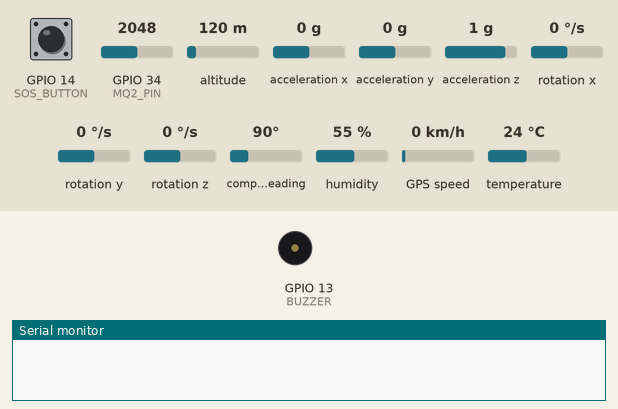
The sketch below on a simulated ESP32. Parts: buzzer (waves = sounding, pin HIGH), the last lines printed to the serial monitor. Wiring (inferred from the names in the program): MPU-6050 motion sensor at I2C address 0x68. The test bench sets the inputs (shaded band); at power-on: GPIO 34 (MQ2_PIN) = 2048, GPIO 14 (SOS_BUTTON) HIGH, altitude 120 m, acceleration x 0 g, acceleration y 0 g, acceleration z 1 g, rotation x 0 °/s, rotation y 0 °/s, rotation z 0 °/s, compass heading 90°, humidity 55 %, GPS speed 0 km/h, temperature 24 °C. WiFi joins after 1.5 s; servers stay silent unless stated; uploads are accepted with an empty reply; the local clock reads 2024-03-15 10:24:30 at power-on unless the sketch sets it; the GPS gets a fix after 3 s at 37.7749, -122.4194 with 8 satellites.

Above: at 0.0 s.
At 5.4 s:
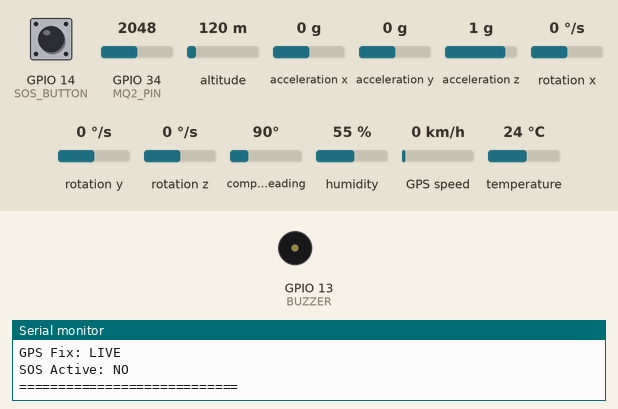
5.5 s: GPIO 34 (MQ2_PIN) set to 1894
9.0 s: GPIO 34 (MQ2_PIN) set to 1812
12.5 s: GPIO 14 (SOS_BUTTON) pulled LOW for 0.15 s
16.1 s: GPIO 14 (SOS_BUTTON) pulled LOW for 1 s
At 17.4 s:
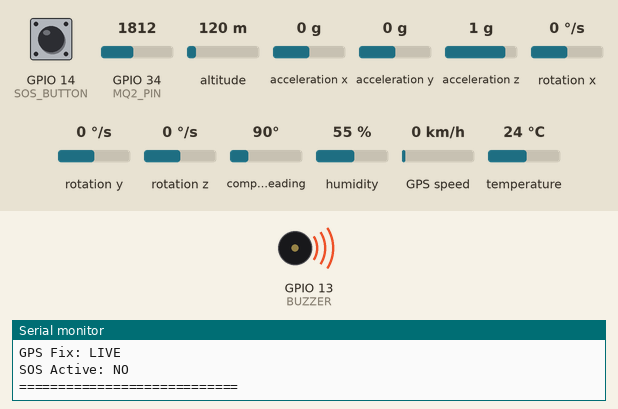
19.6 s: GPIO 14 (SOS_BUTTON) pulled LOW for 3.2 s
Timing chart, 0 to 22.6 s (numbered marks = the images above; inputs shaded):
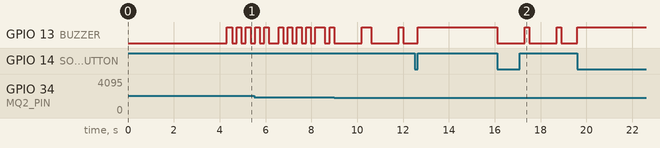

The sketch:

FirefighterSafety_Final.ino
```cpp
#include <Wire.h>
#include <math.h>
#include <DHT.h>
#include <WiFi.h>
#include <HTTPClient.h>
#include <WiFiClientSecure.h>
#include <time.h>
#include <TinyGPS++.h>

// ================= WIFI + FIREBASE (REST) =================
const char* ssid = "YOUR_WIFI_SSID";
const char* password = "YOUR_WIFI_PASSWORD";

String firebaseHost = "https://YOUR_PROJECT_ID-default-rtdb.firebaseio.com";
String firebaseAuth = "YOUR_FIREBASE_DB_SECRET_OR_LEAVE_EMPTY";

// ================= DEFINITIONS =================
#define MPU_ADDR           0x68
#define MPU_PWR_MGMT_1     0x6B
#define MPU_ACCEL_XOUT_H   0x3B
#define MPU_GYRO_XOUT_H    0x43

#define DHTPIN             4
#define DHTTYPE            DHT11
#define MQ2_PIN            34

#define SOS_BUTTON         14
#define SOS_BUTTON_GND     27
#define BUZZER             13

// Set this per device so each ESP32 writes to its own firefighter node.
#define FIREFIGHTER_ID      "firefighter_01"

// GPS module pins (example for NEO-6M/NEO-M8N on ESP32 Serial2)
#define GPS_RX_PIN          16
#define GPS_TX_PIN          17
#define GPS_BAUD_RATE       9600

// ================= GPS FALLBACK (used only when no live fix) =================
const double DEFAULT_LAT = 16.508981286911585;
const double DEFAULT_LNG = 80.65806564630255;

// ================= MOVEMENT THRESHOLDS =================
#define WARN_SECONDS       10
#define EMERGENCY_SECONDS  30
#define MOVE_THRESHOLD_G   0.13f

// ================= GAS THRESHOLDS (MQ-2 approx ppm) =================
#define GAS_WARN_PPM       320.0f
#define GAS_CRIT_PPM       450.0f

// ================= TEMPERATURE THRESHOLDS =================
#define TEMP_WARN_C        47.0f
#define TEMP_CRIT_C        55.0f

// ================= BUZZER TIMING =================
#define AMBIENT_BEEP_INTERVAL_MS  60000UL
#define AMBIENT_BEEP_ON_MS          100UL

#define WARNING_BEEP_ON_MS          200UL
#define WARNING_BEEP_OFF_MS        1200UL
#define EMERGENCY_BEEP_ON_MS        200UL
#define EMERGENCY_BEEP_OFF_MS       200UL

// ================= OBJECTS =================
DHT dht(DHTPIN, DHTTYPE);
TinyGPSPlus gpsParser;
HardwareSerial GPSSerial(1);

double lastKnownLat = DEFAULT_LAT;
double lastKnownLng = DEFAULT_LNG;

// ================= MPU RAW / FILTER STATE =================
int16_t rawAx = 0, rawAy = 0, rawAz = 0;
int16_t rawGx = 0, rawGy = 0, rawGz = 0;

float accelBiasX = 0.0f, accelBiasY = 0.0f, accelBiasZ = 0.0f;
float gyroBiasX = 0.0f, gyroBiasY = 0.0f, gyroBiasZ = 0.0f;

float Ax = 0.0f, Ay = 0.0f, Az = 0.0f;
float Gx = 0.0f, Gy = 0.0f;
float totalAcc = 0.0f;
float angleX = 0.0f, angleY = 0.0f;
unsigned long lastMpuMicros = 0;

// ================= MOVEMENT TRACKING =================
unsigned long noMoveStartTime = 0;
bool notMoving = false;
String movementStatus = "MOVING";

// ================= STATUS FLAGS =================
String deviceState = "STARTUP";
String mpuStatus = "OK";
String dhtStatus = "OK";
String gpsStatus = "MOCK";
String systemStatus = "OK";

// ================= SOS TOGGLE STATE =================
bool sosActive = false;
bool lastButtonState = HIGH;
unsigned long lastDebounceTime = 0;
const unsigned long DEBOUNCE_MS = 200;

// ================= BUZZER STATE MACHINE =================
unsigned long buzzerTimer = 0;
bool buzzerOn = false;

unsigned long lastAmbientBurstTime = 0;
int ambientBeepCount = 0;
int ambientBeepsTarget = 0;
bool ambientBeepInBurst = false;
unsigned long ambientBeepTimer = 0;
bool ambientBeepPhase = false; // false=ON, true=OFF gap

unsigned long lastSendMs = 0;
const unsigned long SEND_INTERVAL_MS = 2000;

bool mpuImpactEvent = false;

// ================= HELPERS =================
void connectWiFi() {
  WiFi.mode(WIFI_STA);
  WiFi.begin(ssid, password);
  Serial.print("Connecting to WiFi");
  while (WiFi.status() != WL_CONNECTED) {
    delay(400);
    Serial.print(".");
  }
  Serial.println(" connected");
}

void initTime() {
  configTime(0, 0, "pool.ntp.org", "time.nist.gov");
  time_t now = time(nullptr);
  int retries = 0;
  while (now < 100000 && retries < 30) {
    delay(500);
    now = time(nullptr);
    retries++;
  }
}

unsigned long currentUnixTime() {
  time_t now = time(nullptr);
  if (now > 100000) return (unsigned long)now;
  return millis() / 1000UL;
}

float mq2RawToApproxPpm(int rawAdc) {
  return ((float)rawAdc / 4095.0f) * 1000.0f;
}

String dashboardStatusFromState(float temperature, float gasPpm, bool fallDetected) {
  if (fallDetected || temperature >= TEMP_CRIT_C || gasPpm >= GAS_CRIT_PPM || deviceState == "EMERGENCY" || deviceState == "SOS") {
    return "critical";
  }
  if (temperature >= TEMP_WARN_C || gasPpm >= GAS_WARN_PPM || deviceState == "WARNING") {
    return "warning";
  }
  return "safe";
}

void initMPU() {
  Wire.beginTransmission(MPU_ADDR);
  Wire.write(MPU_PWR_MGMT_1);
  Wire.write(0x00);
  Wire.endTransmission(true);
  delay(100);
}

bool readMPURaw(int16_t &ax, int16_t &ay, int16_t &az, int16_t &gx, int16_t &gy, int16_t &gz) {
  Wire.beginTransmission(MPU_ADDR);
  Wire.write(MPU_ACCEL_XOUT_H);
  if (Wire.endTransmission(false) != 0) {
    return false;
  }

  const uint8_t needed = 14;
  if (Wire.requestFrom((int)MPU_ADDR, (int)needed, (int)true) != needed) {
    return false;
  }

  ax = (Wire.read() << 8) | Wire.read();
  ay = (Wire.read() << 8) | Wire.read();
  az = (Wire.read() << 8) | Wire.read();
  Wire.read();
  Wire.read();
  gx = (Wire.read() << 8) | Wire.read();
  gy = (Wire.read() << 8) | Wire.read();
  gz = (Wire.read() << 8) | Wire.read();
  return true;
}

void calibrateMPU(int samples = 500) {
  long sumAx = 0, sumAy = 0, sumAz = 0;
  long sumGx = 0, sumGy = 0, sumGz = 0;

  Serial.print("Calibrating MPU6050");
  for (int i = 0; i < samples; i++) {
    int16_t ax, ay, az, gx, gy, gz;
    if (readMPURaw(ax, ay, az, gx, gy, gz)) {
      sumAx += ax;
      sumAy += ay;
      sumAz += az;
      sumGx += gx;
      sumGy += gy;
      sumGz += gz;
    }
    if (i % 80 == 0) Serial.print(".");
    delay(3);
  }
  Serial.println();

  accelBiasX = (float)sumAx / samples;
  accelBiasY = (float)sumAy / samples;
  accelBiasZ = ((float)sumAz / samples) - 16384.0f;
  gyroBiasX = (float)sumGx / samples;
  gyroBiasY = (float)sumGy / samples;
  gyroBiasZ = (float)sumGz / samples;
}

bool updateMPUAndMotion() {
  if (!readMPURaw(rawAx, rawAy, rawAz, rawGx, rawGy, rawGz)) {
    mpuStatus = "ERROR";
    systemStatus = "SENSOR_FAILURE";
    return false;
  }

  Ax = (rawAx - accelBiasX) / 16384.0f;
  Ay = (rawAy - accelBiasY) / 16384.0f;
  Az = (rawAz - accelBiasZ) / 16384.0f;
  Gx = (rawGx - gyroBiasX) / 131.0f;
  Gy = (rawGy - gyroBiasY) / 131.0f;

  totalAcc = sqrtf((Ax * Ax) + (Ay * Ay) + (Az * Az));

  unsigned long nowUs = micros();
  float dt = (lastMpuMicros == 0) ? 0.01f : ((nowUs - lastMpuMicros) / 1000000.0f);
  lastMpuMicros = nowUs;

  float accAngleX = atan2f(Ay, sqrtf((Ax * Ax) + (Az * Az))) * 57.2958f;
  float accAngleY = atan2f(-Ax, sqrtf((Ay * Ay) + (Az * Az))) * 57.2958f;
  const float alpha = 0.96f;
  angleX = alpha * (angleX + Gx * dt) + (1.0f - alpha) * accAngleX;
  angleY = alpha * (angleY + Gy * dt) + (1.0f - alpha) * accAngleY;

  float movementDelta = fabsf(totalAcc - 1.0f);
  mpuImpactEvent = (movementDelta > 1.4f) || (fabsf(angleX) > 60.0f) || (fabsf(angleY) > 60.0f);

  if (movementDelta < MOVE_THRESHOLD_G) {
    if (!notMoving) {
      noMoveStartTime = millis();
      notMoving = true;
    }
  } else {
    notMoving = false;
  }

  unsigned long noMoveDuration = notMoving ? ((millis() - noMoveStartTime) / 1000UL) : 0UL;
  if (!notMoving) {
    movementStatus = "MOVING";
  } else if (noMoveDuration >= EMERGENCY_SECONDS) {
    movementStatus = "NOT MOVING LONG TIME (" + String(noMoveDuration) + " sec)";
    deviceState = "EMERGENCY";
  } else if (noMoveDuration >= WARN_SECONDS) {
    movementStatus = "NOT MOVING (" + String(noMoveDuration) + " sec)";
    deviceState = "WARNING";
  }

  mpuStatus = "OK";
  return true;
}

void updateSosToggle() {
  bool currentButtonState = digitalRead(SOS_BUTTON);
  if (currentButtonState == LOW && lastButtonState == HIGH) {
    unsigned long now = millis();
    if (now - lastDebounceTime >= DEBOUNCE_MS) {
      lastDebounceTime = now;
      sosActive = !sosActive;
      Serial.println(sosActive ? ">>> SOS ACTIVATED <<<" : ">>> SOS DEACTIVATED <<<");
    }
  }
  lastButtonState = currentButtonState;
}

void handleBuzzer(float temperature) {
  unsigned long now = millis();

  if (deviceState == "SOS") {
    digitalWrite(BUZZER, HIGH);
    buzzerOn = true;
    ambientBeepInBurst = false;
    ambientBeepCount = 0;
    lastAmbientBurstTime = now;
    return;
  }

  if (deviceState == "EMERGENCY") {
    ambientBeepInBurst = false;
    ambientBeepCount = 0;
    unsigned long interval = buzzerOn ? EMERGENCY_BEEP_ON_MS : EMERGENCY_BEEP_OFF_MS;
    if (now - buzzerTimer >= interval) {
      buzzerOn = !buzzerOn;
      buzzerTimer = now;
      digitalWrite(BUZZER, buzzerOn ? HIGH : LOW);
    }
    return;
  }

  if (deviceState == "WARNING") {
    ambientBeepInBurst = false;
    ambientBeepCount = 0;
    unsigned long interval = buzzerOn ? WARNING_BEEP_ON_MS : WARNING_BEEP_OFF_MS;
    if (now - buzzerTimer >= interval) {
      buzzerOn = !buzzerOn;
      buzzerTimer = now;
      digitalWrite(BUZZER, buzzerOn ? HIGH : LOW);
    }
    return;
  }

  int targetBeeps = 0;
  if (temperature >= 25.0f && temperature < 30.0f) targetBeeps = 1;
  else if (temperature >= 30.0f && temperature < 35.0f) targetBeeps = 2;
  else if (temperature >= 35.0f && temperature <= 40.0f) targetBeeps = 3;

  if (targetBeeps == 0) {
    digitalWrite(BUZZER, LOW);
    buzzerOn = false;
    ambientBeepInBurst = false;
    ambientBeepCount = 0;
    lastAmbientBurstTime = now;
    return;
  }

  if (!ambientBeepInBurst) {
    if (now - lastAmbientBurstTime >= AMBIENT_BEEP_INTERVAL_MS) {
      ambientBeepInBurst = true;
      ambientBeepsTarget = targetBeeps;
      ambientBeepCount = 0;
      ambientBeepPhase = false;
      ambientBeepTimer = now;
      digitalWrite(BUZZER, HIGH);
      buzzerOn = true;
    } else {
      digitalWrite(BUZZER, LOW);
      buzzerOn = false;
    }
    return;
  }

  if (!ambientBeepPhase) {
    if (now - ambientBeepTimer >= AMBIENT_BEEP_ON_MS) {
      digitalWrite(BUZZER, LOW);
      buzzerOn = false;
      ambientBeepPhase = true;
      ambientBeepTimer = now;
      ambientBeepCount++;
      if (ambientBeepCount >= ambientBeepsTarget) {
        ambientBeepInBurst = false;
        lastAmbientBurstTime = now;
      }
    }
  } else {
    if (now - ambientBeepTimer >= AMBIENT_BEEP_ON_MS) {
      digitalWrite(BUZZER, HIGH);
      buzzerOn = true;
      ambientBeepPhase = false;
      ambientBeepTimer = now;
    }
  }
}

bool updateGpsFromModule(double &latitude, double &longitude) {
  while (GPSSerial.available() > 0) {
    gpsParser.encode(GPSSerial.read());
  }

  if (gpsParser.location.isValid()) {
    latitude = gpsParser.location.lat();
    longitude = gpsParser.location.lng();
    lastKnownLat = latitude;
    lastKnownLng = longitude;
    return true;
  }

  latitude = lastKnownLat;
  longitude = lastKnownLng;
  return false;
}

void sendToFirebase(float temperature, float humidity, float gasPpm, bool fallDetected, double latitude, double longitude) {
  if (WiFi.status() != WL_CONNECTED) {
    Serial.println("WiFi disconnected");
    return;
  }

  WiFiClientSecure client;
  client.setInsecure();

  HTTPClient https;
  String url = firebaseHost + "/" + String(FIREFIGHTER_ID) + ".json";
  if (firebaseAuth.length() > 0) {
    url += "?auth=" + firebaseAuth;
  }

  if (!https.begin(client, url)) {
    Serial.println("HTTPS begin failed");
    return;
  }

  https.addHeader("Content-Type", "application/json");

  String dashboardStatus = dashboardStatusFromState(temperature, gasPpm, fallDetected);

  String json = "{";
  json += "\"temperature\":" + String(temperature, 1) + ",";
  json += "\"humidity\":" + String(humidity, 1) + ",";
  json += "\"gas_ppm\":" + String(gasPpm, 1) + ",";
  json += "\"fall_detected\":" + String(fallDetected ? "true" : "false") + ",";
  json += "\"status\":\"" + dashboardStatus + "\",";
  json += "\"last_updated\":" + String(currentUnixTime()) + ",";
  json += "\"gps\":{\"lat\":" + String(latitude, 6) + ",\"lng\":" + String(longitude, 6) + "},";

  // Legacy/diagnostic keys retained from old code to keep compatibility.
  json += "\"total_acc\":" + String(totalAcc, 3) + ",";
  json += "\"movement\":\"" + movementStatus + "\",";
  json += "\"device_state\":\"" + deviceState + "\",";
  json += "\"mpu_status\":\"" + mpuStatus + "\",";
  json += "\"dht_status\":\"" + dhtStatus + "\",";
  json += "\"gps_status\":\"" + gpsStatus + "\",";
  json += "\"system_status\":\"" + systemStatus + "\",";
  json += "\"sos_active\":" + String(sosActive ? "true" : "false") + ",";
  json += "\"mq2_raw\":" + String(analogRead(MQ2_PIN));
  json += "}";

  int httpCode = https.PUT(json);
  Serial.print("Firebase PUT code: ");
  Serial.println(httpCode);
  https.end();
}

void setup() {
  Serial.begin(115200);
  delay(300);

  connectWiFi();
  initTime();

  Wire.begin(21, 22);
  Wire.setClock(100000);
  initMPU();
  calibrateMPU();

  dht.begin();

  pinMode(SOS_BUTTON_GND, OUTPUT);
  digitalWrite(SOS_BUTTON_GND, LOW);
  pinMode(SOS_BUTTON, INPUT_PULLUP);

  pinMode(BUZZER, OUTPUT);
  digitalWrite(BUZZER, LOW);

  pinMode(MQ2_PIN, INPUT);

  GPSSerial.begin(GPS_BAUD_RATE, SERIAL_8N1, GPS_RX_PIN, GPS_TX_PIN);

  lastAmbientBurstTime = millis();
  Serial.println("Firefighter safety firmware started");
}

void loop() {
  systemStatus = "OK";
  deviceState = "NORMAL";
  gpsStatus = "NO_FIX";

  updateSosToggle();
  updateMPUAndMotion();

  float temperature = dht.readTemperature();
  float humidity = dht.readHumidity();
  if (isnan(temperature) || isnan(humidity)) {
    dhtStatus = "ERROR";
    systemStatus = "SENSOR_FAILURE";
    if (isnan(temperature)) temperature = 0.0f;
    if (isnan(humidity)) humidity = 0.0f;
  } else {
    dhtStatus = "OK";
  }

  int mq2Raw = analogRead(MQ2_PIN);
  float gasPpm = mq2RawToApproxPpm(mq2Raw);

  if (temperature >= TEMP_WARN_C || gasPpm >= GAS_WARN_PPM) {
    if (deviceState == "NORMAL") deviceState = "WARNING";
  }
  if (temperature >= TEMP_CRIT_C || gasPpm >= GAS_CRIT_PPM) {
    deviceState = "EMERGENCY";
  }

  bool noMoveEmergency = false;
  if (notMoving) {
    unsigned long noMoveDuration = (millis() - noMoveStartTime) / 1000UL;
    noMoveEmergency = noMoveDuration >= EMERGENCY_SECONDS;
  }

  bool fallDetected = mpuImpactEvent || noMoveEmergency;

  if (sosActive) {
    deviceState = "SOS";
  }

  double gpsLat = DEFAULT_LAT;
  double gpsLng = DEFAULT_LNG;
  const bool gpsLive = updateGpsFromModule(gpsLat, gpsLng);
  gpsStatus = gpsLive ? "LIVE" : "LAST_KNOWN";

  handleBuzzer(temperature);

  if (millis() - lastSendMs >= SEND_INTERVAL_MS) {
    lastSendMs = millis();

    sendToFirebase(
      temperature,
      humidity,
      gasPpm,
      fallDetected,
      gpsLat,
      gpsLng
    );

    Serial.println("\n==== FIREFIGHTER REPORT ====");
    Serial.print("State: "); Serial.println(deviceState);
    Serial.print("Dashboard Status: "); Serial.println(dashboardStatusFromState(temperature, gasPpm, fallDetected));
    Serial.print("Movement: "); Serial.println(movementStatus);
    Serial.print("Total Acc: "); Serial.println(totalAcc, 3);
    Serial.print("Tilt X/Y: "); Serial.print(angleX, 1); Serial.print(" / "); Serial.println(angleY, 1);
    Serial.print("Temperature: "); Serial.println(temperature, 1);
    Serial.print("Humidity: "); Serial.println(humidity, 1);
    Serial.print("Gas PPM: "); Serial.println(gasPpm, 1);
    Serial.print("Fall Detected: "); Serial.println(fallDetected ? "YES" : "NO");
    Serial.print("GPS Lat/Lng: "); Serial.print(gpsLat, 6); Serial.print(" / "); Serial.println(gpsLng, 6);
    Serial.print("GPS Fix: "); Serial.println(gpsLive ? "LIVE" : "LAST_KNOWN");
    Serial.print("SOS Active: "); Serial.println(sosActive ? "YES" : "NO");
    Serial.println("============================");
  }
}
```

Measured:
- after the input at 16.1 s, GPIO 13 (BUZZER): alternates HIGH for 0.20 s and LOW for 1.2 s, starting at once
